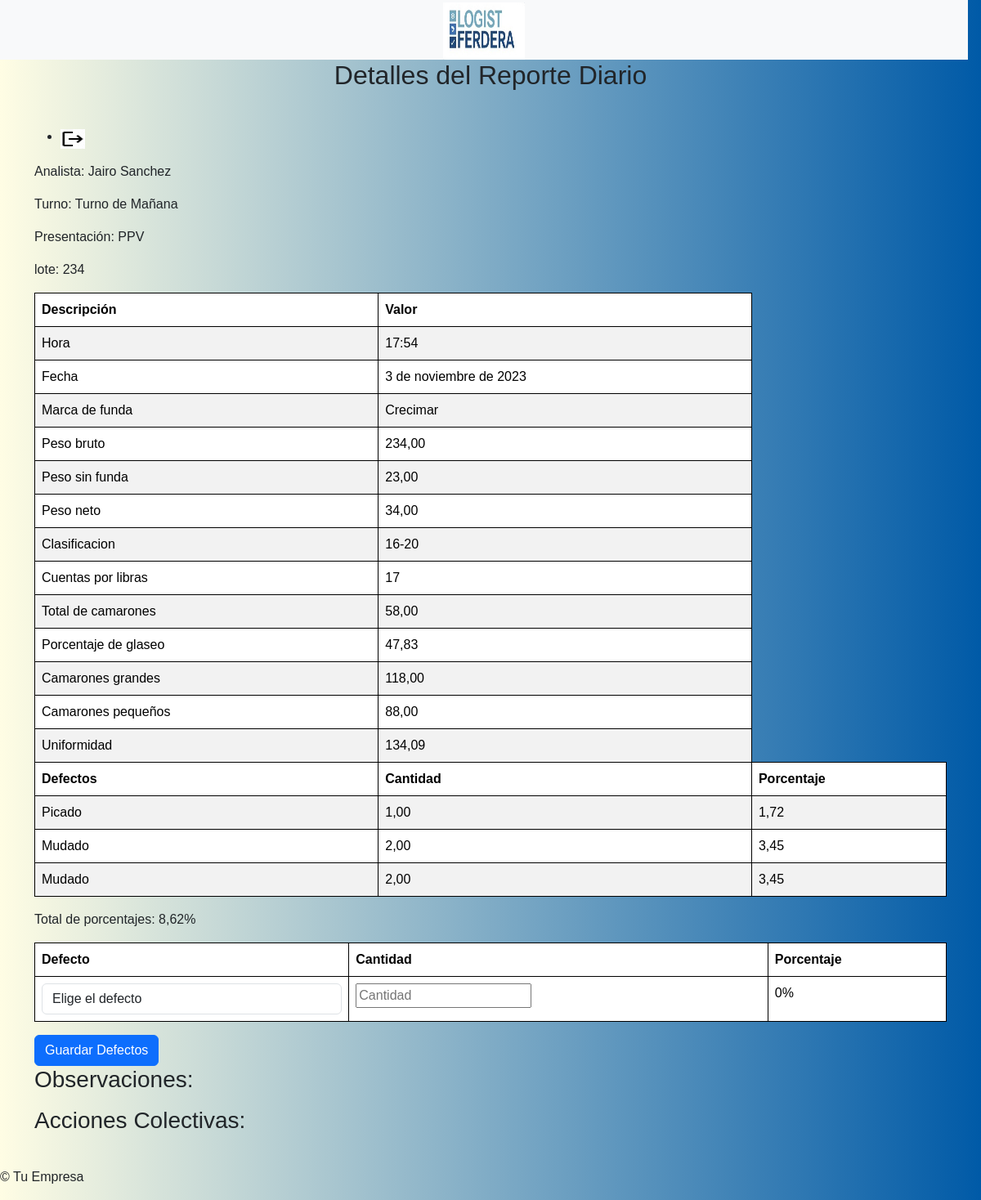
The app's page /detalle/25/ (signed in) with its own data.
### reporte_diario/models.py (models this page shows, shortened)
class ReporteDiario(models.Model):
    nombre_analista = models.CharField(max_length=100,default="N/A")  # Nombre del analista
    turno = models.CharField(max_length=50,default="N/A")  # Turno (por ejemplo, mañana, tarde, noche)
    presentacion = models.TextField(default="N/A")
    lote = models.CharField(max_length=50,default="N/A")
    hora = models.TimeField()
    fecha = models.DateField()
    clasificacion_choices = [
        ('16-20', '16-20'),
        ('21-25', '21-25'),
        ('26-30', '26-30'),
        ('31-35', '31-35'),
        ('36-40', '36-40'),
        ('51-60', '51-60'),
        ('61-70', '61-70'),
        ('71-90', '71-90'),
    ]
    clasificacion = models.CharField(max_length=10, choices=clasificacion_choices, default='16-20')
    cuenta_lbs = models.PositiveIntegerField()
    total_camaron = models.DecimalField(max_digits=10, decimal_places=2, null=True, blank=True)
    camarones_grandes = models.DecimalField(max_digits=10, decimal_places=2,null=True, blank=True)
    camarones_pequenos = models.DecimalField(max_digits=10, decimal_places=2,null=True, blank=True)
    uniformidad = models.DecimalField(max_digits=5, decimal_places=2,null=True, blank=True)
    porcentaje_glaseo = models.DecimalField(max_digits=5, decimal_places=2,null=True, blank=True)
    peso_bruto = models.DecimalField(max_digits=10, decimal_places=2)
    peso_neto = models.DecimalField(max_digits=10, decimal_places=2,default=0.0)
    observaciones = models.TextField(blank=True)  # Puedes usar CharField si prefieres campos de texto cortos.
    correctivos = models.TextField(blank=True)
    peso_sin_funda_manual = models.DecimalField(max_digits=10, decimal_places=2)
    marca_funda_manual = models.CharField(max_length=50)

class PorcentajeDefecto(models.Model):
    reporte = models.ForeignKey(ReporteDiario, on_delete=models.CASCADE)
    defecto = models.ForeignKey(Defecto, on_delete=models.CASCADE)
    cantidad = models.DecimalField(max_digits=5, decimal_places=2, default=0)
    porcentaje = models.DecimalField(max_digits=5, decimal_places=2)

class Defecto(models.Model):
    nombre = models.CharField(max_length=50)
    descripcion = models.TextField()

### reporte_diario/views.py (the view, shortened to what this page needs)
# urls.py: path('detalle/<int:reporte_id>/', views.detalle_reporte, name='detalle-reporte'),
@login_required
def detalle_reporte(request, reporte_id):
    reporte = get_object_or_404(ReporteDiario, id=reporte_id)
    defectos_guardados = PorcentajeDefecto.objects.filter(reporte=reporte)
    total_porcentaje = sum(porcentaje_defecto.porcentaje for porcentaje_defecto in defectos_guardados)
    return render(request, 'detalle_reporte.html', {
        'reporte': reporte,
        'defectos_guardados': defectos_guardados,
        'total_porcentaje': total_porcentaje
    })

### reporte_diario/templates/detalle_reporte.html (shortened to what this page needs)
<!DOCTYPE html>
<html lang="es">
<head>
    <link href="https://cdn.jsdelivr.net/npm/bootstrap@5.3.1/dist/css/bootstrap.min.css" rel="stylesheet">
</head>
<body>
    <div class="header">
        <div class="icon-square bg-light text-dark flex-shrink-0 me-3">
            <img src="/media/imagenes/Logo_Ferdera 1.jpg" alt="Logo" width="100" height="70" class="d-inline-block align-text-top">
        </div>
        <h2>Detalles del Reporte Diario</h2>
    </div>
    <main>
        <div class="container py-4">
            <header>
                <nav>
                  <ul>
                    <li><a href="{% url 'ver-reportes' %}"><img src="/static/imagenes/baseline_logout_black_24dp.jpg" alt="Logo" width="30" height="24" class="d-inline-block align-text-top"></a></li>
                  </ul>
                </nav>
              </header>
            <div class="detalle-reporte">
                <div class="table-responsive ty-2">
                    <table class="table table-striped ">
                        <div>
                            <p>Analista: {{ reporte.nombre_analista }}</p>
                            <p>Turno: {{ reporte.turno }}</p>
                            <p>Presentación: {{ reporte.presentacion }}</p>
                            <p>lote: {{ reporte.lote }}</p>
                        </div>
                        <thead>
                            <tr>
                                <th>Descripción</th>
                                <th>Valor</th>
                            </tr>
                        </thead>
                        <tbody>
                            <tr>
                                <td>Hora</td>
                                <td>{{ reporte.hora }}</td>
                            </tr>
                            <tr>
                                <td>Fecha</td>
                                <td>{{ reporte.fecha }}</td>
                            </tr>
                            <tr>
                                <td>Marca de funda</td>
                                <td>{{ reporte.marca_funda_manual }}</td>
                            </tr>
                            <tr>
                                <td>Peso bruto</td>
                                <td>{{ reporte.peso_bruto }}</td>
                            </tr>
                            <tr>
                                <td>Peso sin funda</td>
                                <td>{{ reporte.peso_sin_funda_manual }}</td>
                            </tr>
                            <tr>
                                <td>Peso neto</td>
                                <td>{{ reporte.peso_neto }}</td>
                            </tr>
                            <tr>
                                <td>Clasificacion</td>
                                <td>{{ reporte.clasificacion }}</td>
                            </tr>
                            <tr>
                                <td>Cuentas por libras</td>
                                <td>{{ reporte.cuenta_lbs }}</td>
                            </tr>
                            <tr>
                                <td>Total de camarones</td>
                                <td>{{ reporte.total_camaron }}</td>
                            </tr>
                            <tr>
                                <td>Porcentaje de glaseo</td>
                                <td>{{ reporte.porcentaje_glaseo }}</td>
                            </tr>
                            <tr>
                                <td>Camarones grandes</td>
                                <td>{{ reporte.camarones_grandes }}</td>
                            </tr>
                            <tr>
                                <td>Camarones pequeños</td>
                                <td>{{ reporte.camarones_pequenos }}</td>
                            </tr>
                            <tr>
                                <td>Uniformidad</td>
                                <td>{{ reporte.uniformidad }}</td>
                            </tr>
                            <tr>
                                <th>Defectos</th>
                                <th>Cantidad</th>
                                <th>Porcentaje</th>
                            </tr>
                            {% for porcentaje_defecto in defectos_guardados %}
                            <tr>
                                <td>{{ porcentaje_defecto.defecto.nombre }}</td>
                                <td>{{ porcentaje_defecto.cantidad }}</td>
                                <td>{{ porcentaje_defecto.porcentaje }}</td>
                            </tr>
                            {% empty %}
                            <tr>
                                <td colspan="3">No se han registrado defectos.</td>
                            </tr>
                            {% endfor %}
                            <form method="post" action="{% url 'detalle-reporte' reporte_id=reporte.id %}">
                                <table class="table">
                                    <thead>
                                        <tr>
                                            <th>Defecto</th>
                                            <th>Cantidad</th>
                                            <th>Porcentaje</th>
                                        </tr>
                                    </thead>
                                    <tbody>
                                        <tr>
                                            <td>
                                                <select name="defecto" class="form-control" id="nuevo-defecto">
                                                    <option value="">Elige el defecto</option>
                                                </select>
                                            </td>
                                            <td>
                                                <input type="number" name="cantidad" id="nueva-cantidad" placeholder="Cantidad">
                                            </td>
                                            <td>
                                                <span id="porcentaje">0%</span>
                                            </td>
                                            <div>
                                                <p>Total de porcentajes: {{ total_porcentaje|floatformat:2 }}%</p>
                                            </div>
                                        </tr>
                                    </tbody>
                                </table>
                                <button type="submit" class="btn btn-primary">Guardar Defectos</button>
                            </form>
                            <div class="observaciones">
                                <h3>Observaciones:</h3>
                            </div>
                            <div class="acciones-colectivas">
                                <h3>Acciones Colectivas:</h3>
                            </div>
            </div>
        </div>
    </div>
</main>
<footer>
    <p>© {{ year }} Tu Empresa</p>
</footer>
</body>
</html>

### reporte_diario/templates/detalle_reporte.html (style rules this page uses)
body { font-family: Arial, sans-serif; background: #005AA7; background: -webkit-linear-gradient(to right, #FFFDE4, #005AA7); background: linear-gradient(to right, #FFFDE4, #005AA7); }
.header { text-align: center; margin-bottom: 20px; }
table { width: 100%; border-collapse: collapse; }
th, td { border: 1px solid black; padding: 8px; text-align: left; }

### records on screen
ReporteDiario: nombre_analista "Jairo Sanchez", turno "Turno de Mañana", presentacion "PPV", lote "234", hora "17:54", fecha "3 de noviembre de 2023", marca_funda_manual "Crecimar", peso_bruto "234,00", peso_sin_funda_manual "23,00", peso_neto "34,00", clasificacion "16-20", cuenta_lbs "17", total_camaron "58,00", porcentaje_glaseo "47,83", camarones_grandes "118,00", camarones_pequenos "88,00", uniformidad "134,09"
PorcentajeDefecto: defecto.nombre "Picado", cantidad "1,00", porcentaje "1,72"
PorcentajeDefecto: defecto.nombre "Mudado", cantidad "2,00", porcentaje "3,45"
PorcentajeDefecto: defecto.nombre "Mudado", cantidad "2,00", porcentaje "3,45"

### other values on screen
{{ total_porcentaje|floatformat:2 }} "8,62"
